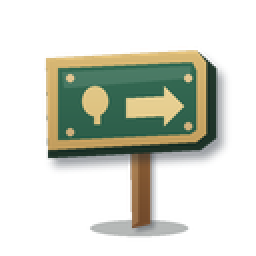
#> input picture tools/visitor_forge_2d/examples/park_wayfinding_sign_study.png, 128 x 128 px (shown 2 times larger)
$ python prepare_building_sprite.py visitor_forge_2d/examples/park_wayfinding_sign_study.png out.png
#> lines starting #> are read from the running program, lines starting #| are printed output that depends on the picture; after the words box and inside, x2 and y2 are one past the last pixel; in counts of white or black regions, pixels touching at a corner belong together
#!/usr/bin/env python3
"""Turn a black-background building reference into a transparent PNG deterministically.

The tool removes only near-black pixels connected to the outer canvas.  Dark details
inside the building (roofs, outlines and shadows) remain intact because they are not
part of that exterior connected component.  It is deliberately not an AI image tool:
the input canvas, pixels and scale are otherwise unchanged.
"""

from __future__ import annotations

import argparse
from collections import deque
from pathlib import Path

from PIL import Image


BACKGROUND_MAX_CHANNEL = 48


def is_background_candidate(red: int, green: int, blue: int) -> bool:
    return max(red, green, blue) <= BACKGROUND_MAX_CHANNEL


def exterior_black_mask(image: Image.Image) -> bytearray:
    width, height = image.size
    pixels = image.load()
    mask = bytearray(width * height)
    pending: deque[tuple[int, int]] = deque()

    def enqueue_if_background(x: int, y: int) -> None:
        index = y * width + x
        if mask[index]:
            return
        red, green, blue = pixels[x, y]
        if is_background_candidate(red, green, blue):
            mask[index] = 1
            pending.append((x, y))

    for x in range(width):
        enqueue_if_background(x, 0)
        enqueue_if_background(x, height - 1)
    for y in range(height):
        enqueue_if_background(0, y)
        enqueue_if_background(width - 1, y)

    while pending:
        x, y = pending.popleft()
        if x > 0:
            enqueue_if_background(x - 1, y)
        if x + 1 < width:
            enqueue_if_background(x + 1, y)
        if y > 0:
            enqueue_if_background(x, y - 1)
        if y + 1 < height:
            enqueue_if_background(x, y + 1)
    return mask


def convert(source: Path, destination: Path) -> None:
    source_image = Image.open(source).convert("RGB")
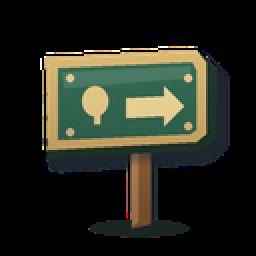
#> source_image: PIL image 128x128 RGB (shown 2 times larger); mean R, G, B 37.5, 40.3, 29.8
    width, height = source_image.size
#> width = 128; height = 128
    mask = exterior_black_mask(source_image)
    rgba = source_image.convert("RGBA")
    alpha = Image.new("L", (width, height), 255)
#> alpha: PIL image 128x128 L; every value is 255
    alpha.putdata([0 if exterior else 255 for exterior in mask])
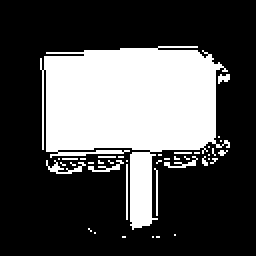
#> alpha: PIL image 128x128 L (shown 2 times larger); 30.9% white; 40 white regions (33 under 20 px), largest, box (x1, y1, x2, y2) and area: (20, 23, 115, 115) 4763, (23, 80, 43, 87) 51, (44, 80, 62, 86) 37
    rgba.putalpha(alpha)
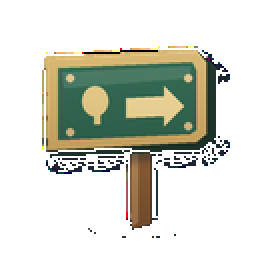
#> rgba: PIL image 128x128 RGBA (shown 2 times larger); mean R, G, B, A 37.5, 40.3, 29.8, 78.9; transparent parts drawn white
    destination.parent.mkdir(parents=True, exist_ok=True)
    rgba.save(destination, "PNG", optimize=True)


def main() -> int:
    parser = argparse.ArgumentParser(description=__doc__)
    parser.add_argument("source", type=Path)
    parser.add_argument("destination", type=Path)
    args = parser.parse_args()
    convert(args.source, args.destination)
    return 0


if __name__ == "__main__":
    raise SystemExit(main())
#> (the program exits here)
